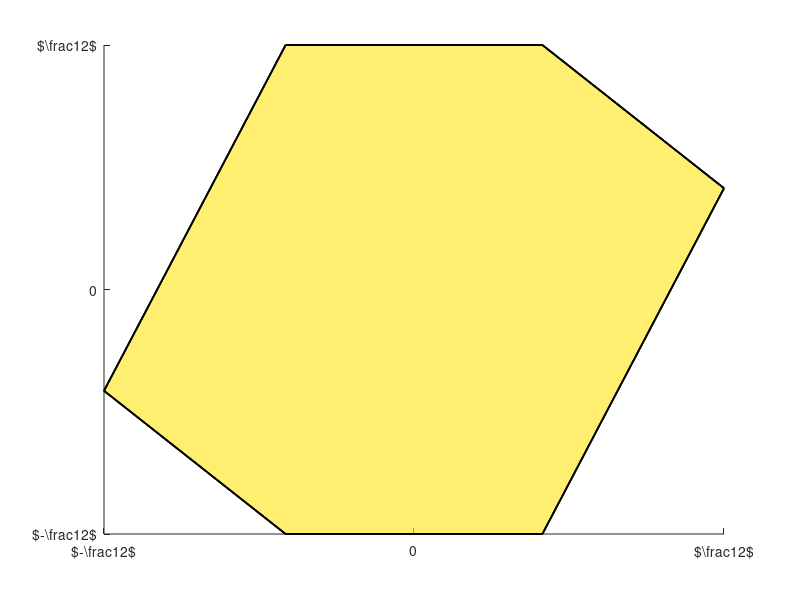

The MATLAB source for this figure: (Note: this script raises an error after producing the figure.)
%% F_{p_1 \ SE(2)}
close all; clear; clc;

%% Tiles
tile = struct ('face_x', 0, 'face_y', 0, 'face_z', 0, 'face_center', 0);

tile(1).face_x = [0.8284, -0.8284, -2.0, -0.8284, 0.8284, 2.0];
tile(1).face_y = [-2.0, -2.0, -0.8284, 2.0, 2.0, 0.8284];
tile(1).face_z = pi * ones (1, 6);

tile(2).face_x = [0.8284, -0.8284, -2.0, -0.8284, 0.8284, 2.0];
tile(2).face_y = [-2.0, -2.0, -0.8284, 2.0, 2.0, 0.8284];
tile(2).face_z = -pi * ones (1, 6);

tile(3).face_x = [tile(1).face_x(1), tile(1).face_x(2), tile(1).face_x(2), tile(1).face_x(1)];
tile(3).face_y = [tile(1).face_y(1), tile(1).face_y(2), tile(1).face_y(2), tile(1).face_y(1)];
tile(3).face_z = pi * [1.0, 1.0, -1.0, -1.0];

tile(4).face_x = [tile(1).face_x(2), tile(1).face_x(3), tile(1).face_x(3), tile(1).face_x(2)];
tile(4).face_y = [tile(1).face_y(2), tile(1).face_y(3), tile(1).face_y(3), tile(1).face_y(2)];
tile(4).face_z = pi * [1.0, 1.0, -1.0, -1.0];

tile(5).face_x = [tile(1).face_x(3), tile(1).face_x(4), tile(1).face_x(4), tile(1).face_x(3)];
tile(5).face_y = [tile(1).face_y(3), tile(1).face_y(4), tile(1).face_y(4), tile(1).face_y(3)];
tile(5).face_z = pi * [1.0, 1.0, -1.0, -1.0];

tile(6).face_x = [tile(1).face_x(4), tile(1).face_x(5), tile(1).face_x(5), tile(1).face_x(4)];
tile(6).face_y = [tile(1).face_y(4), tile(1).face_y(5), tile(1).face_y(5), tile(1).face_y(4)];
tile(6).face_z = pi * [1.0, 1.0, -1.0, -1.0];

tile(7).face_x = [tile(1).face_x(5), tile(1).face_x(6), tile(1).face_x(6), tile(1).face_x(5)];
tile(7).face_y = [tile(1).face_y(5), tile(1).face_y(6), tile(1).face_y(6), tile(1).face_y(5)];
tile(7).face_z = pi * [1.0, 1.0, -1.0, -1.0];

tile(8).face_x = [tile(1).face_x(6), tile(1).face_x(1), tile(1).face_x(1), tile(1).face_x(6)];
tile(8).face_y = [tile(1).face_y(6), tile(1).face_y(1), tile(1).face_y(1), tile(1).face_y(6)];
tile(8).face_z = pi * [1.0, 1.0, -1.0, -1.0];

%% Plots
figure; hold on;

for face_index = 1 : 2
    trisurf ([1, 2, 3, 4, 5, 6, 1],...
        tile(face_index).face_x, tile(face_index).face_y,...
        tile(face_index).face_z, 'FaceAlpha', 0.65, 'Linewidth', 1.3);
end

for face_index = 3 : 8
    trisurf ([1, 2, 3, 4, 1],...
        tile(face_index).face_x, tile(face_index).face_y,...
        tile(face_index).face_z, 'FaceAlpha', 0.65, 'Linewidth', 1.3);
end

xticks ([-2.0, 0.0, 2.0]);
xticklabels ({'$-\frac{1}{2}$', '0', '$\frac{1}{2}$'});

yticks ([-2.0, 0.0, 2.0]);
yticklabels ({'$-\frac{1}{2}$', '0', '$\frac{1}{2}$'});

zticks ([-pi, 0.0, pi]);
zticklabels ({'$-\pi$', '0', '$\pi$'});

plot_properties_SE2;